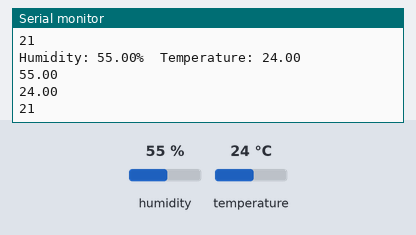
Bench run of a sketch on a simulated Arduino Uno, built with avr-gcc and run on an emulated ATmega328P. On the bench: the last lines printed to the serial monitor. The inputs (shaded band) are chosen by the test bench; at power-on: humidity 55 %, temperature 24 °C. The modem accepts every AT command (registered, SIM ready, sends succeed) and sends nothing else.

Above: at 7.8 s.
7.9 s: humidity set to 22 %
At 14.7 s:
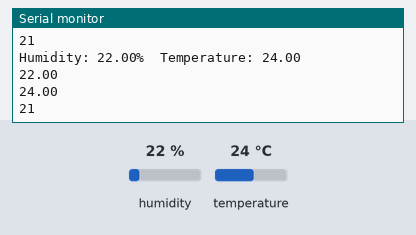
15.0 s: temperature set to 12 °C
At 19.6 s:
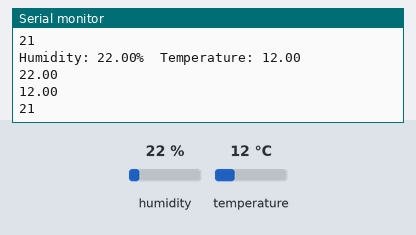
22.1 s: humidity set to 40 %
At 27.2 s:
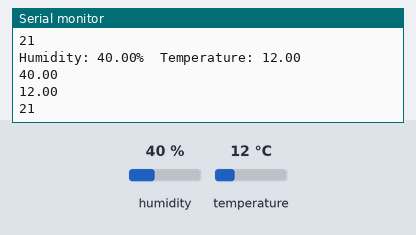
Timing chart, 0 to 28.7 s (numbered marks = the images above; inputs shaded):
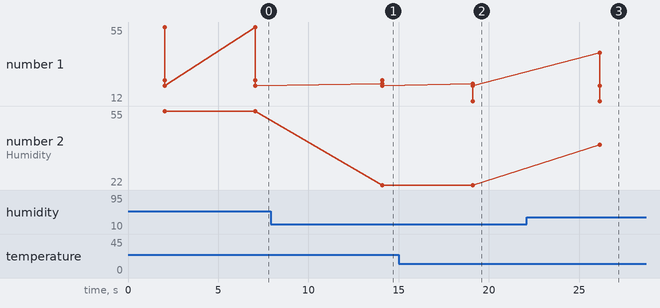

Measured:
- after the input at 7.9 s, the serial monitor: prints a new line after 6.2 s (image 1)
- after the input at 15.0 s, the serial monitor: prints a new line after 4.1 s (image 2)
- after the input at 22.1 s, the serial monitor: prints a new line after 4.0 s (image 3)
- plotted number 2: 55 → 22 after the input at 7.9 s, 22 → 40 after the input at 22.1 s

The sketch:

LORA_REYAX_RYLR998_ENVIA_DADOS_DHT11.ino
```cpp
#include <SoftwareSerial.h>
#include <DHT.h>

#define DHTTYPE DHT11

SoftwareSerial rylr(13, 15);

DHT dht(4, DHTTYPE);

void setup(){

  Serial.begin(115200);
  dht.begin();
  rylr.begin(115200);
}

void loop(){
  delay(2000);
  for(int i = 0; i < 2; i++){
    float h = dht.readHumidity();
    float t = dht.readTemperature();

    if (isnan(h) || isnan(t) ) {
      Serial.println(F("Failed to read from DHT sensor!"));
      return;
    }
    Serial.print(F("Humidity: "));
    Serial.print(h);
    Serial.print(F("%  Temperature: "));
    Serial.println(t);

    String umidade = (String)h;
    String temperatura = (String)t;

    //int compresultadoint = umidade.length() + temperatura.length() + 35;
    int compresultadoint = umidade.length() + temperatura.length() + 11;

    String compresultado = (String)compresultadoint;

    Serial.println(umidade);
    Serial.println(temperatura);
    Serial.println(compresultado);

    //rylr.println("AT+SEND=5,5,HELLO");
    //delay(5000);
    //rylr.println("AT+SEND=5," + compresultado + ",{\"dht11\": {\"temp\": \"" +  temperatura.c_str() + "\", \"umid\": \"" + umidade.c_str() + "\"}}");
    rylr.println("AT+SEND=5," + compresultado + ",TEMP:" + temperatura.c_str() + ";UMID:" + umidade.c_str());

    delay(5000);
  }
  //ESP.deepSleep(1800e6);
}
```
